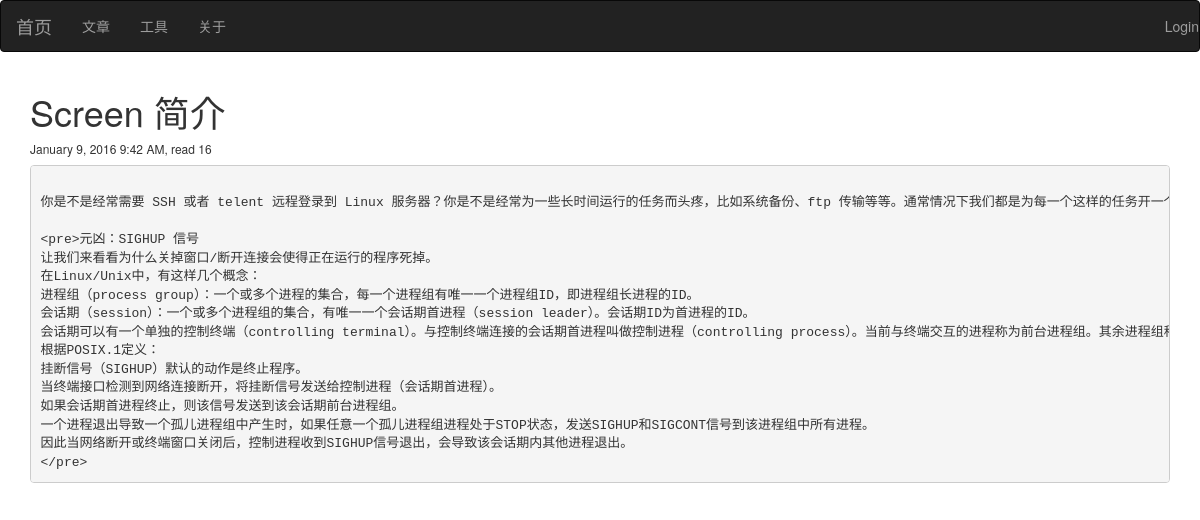
/article/5, run on an earlier commit of the app's database.
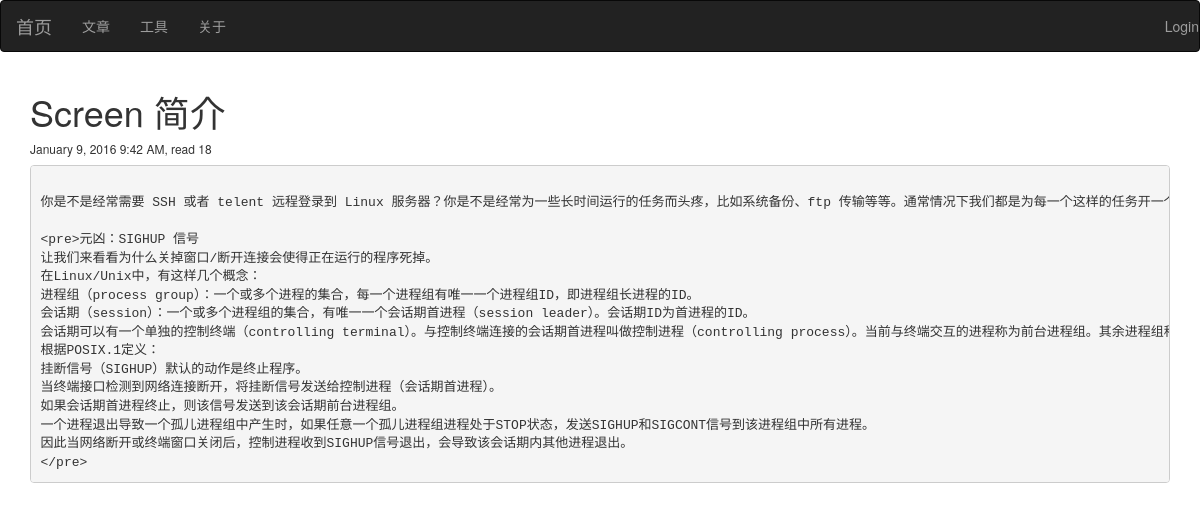
And on a later commit of the database.
### main.py (models this page shows, shortened)
class Article(db.Model):
    __tablename__ = 'articles'
    id = db.Column(db.Integer, primary_key=True)
    title = db.Column(db.Unicode(128), unique=True, index=True, nullable=True)
    content = db.Column(db.UnicodeText)
    content_size = db.Column(db.Integer)
    time_created = db.Column(db.DateTime, index=True, default=datetime.now())
    time_modified = db.Column(db.DateTime, index=True, default=datetime.now())
    read_count = db.Column(db.Integer)

### main.py (the view)
@app.route('/article/<int:id>')
def article(id):
    article = Article.query.filter_by(id=id).first()
    article.read_count += 1
    return render_template('article.html', article=article)

### templates/article.html (shortened to what this page needs)
{% extends 'base.html' %}
{% block page_content %}
<div class="post">
	<h1 class="post-title">{{ article.title }}</h1>
    <p class="date"><h6>{{ moment(article.time_modified).format('LLL') }}, read {{ article.read_count }}</h6></p>
    <div class="post_body"><pre>{{ article.content }}</pre></div>
</div>
{% endblock %}

What changed in the data, as far as the page shows it:
changed Article "Screen 简介": read_count "16" → "18"
